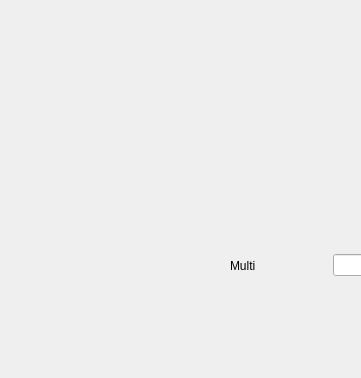
<?xml version="1.0" encoding="UTF-8"?>
<ui version="4.0">
 <class>Spacemove</class>
 <widget class="QWidget" name="Spacemove">
  <property name="geometry">
   <rect>
    <x>0</x>
    <y>0</y>
    <width>361</width>
    <height>378</height>
   </rect>
  </property>
  <property name="windowTitle">
   <string>Form</string>
  </property>
  <widget class="QPushButton" name="pushButton">
   <property name="geometry">
    <rect>
     <x>230</x>
     <y>480</y>
     <width>80</width>
     <height>26</height>
    </rect>
   </property>
   <property name="text">
    <string>Zoom</string>
   </property>
  </widget>
  <widget class="QWidget" name="horizontalLayoutWidget_72">
   <property name="geometry">
    <rect>
     <x>230</x>
     <y>220</y>
     <width>211</width>
     <height>91</height>
    </rect>
   </property>
   <layout class="QHBoxLayout" name="horizontalLayout_84">
    <item>
     <widget class="QLabel" name="label_79">
      <property name="text">
       <string>Multi</string>
      </property>
     </widget>
    </item>
    <item>
     <spacer name="horizontalSpacer_124">
      <property name="orientation">
       <enum>Qt::Horizontal</enum>
      </property>
      <property name="sizeHint" stdset="0">
       <size>
        <width>40</width>
        <height>20</height>
       </size>
      </property>
     </spacer>
    </item>
    <item>
     <widget class="QLineEdit" name="space_multi"/>
    </item>
   </layout>
  </widget>
  <widget class="QPushButton" name="pushButton_2">
   <property name="geometry">
    <rect>
     <x>360</x>
     <y>480</y>
     <width>80</width>
     <height>26</height>
    </rect>
   </property>
   <property name="text">
    <string>Quit</string>
   </property>
  </widget>
 </widget>
 <resources/>
 <connections/>
</ui>
